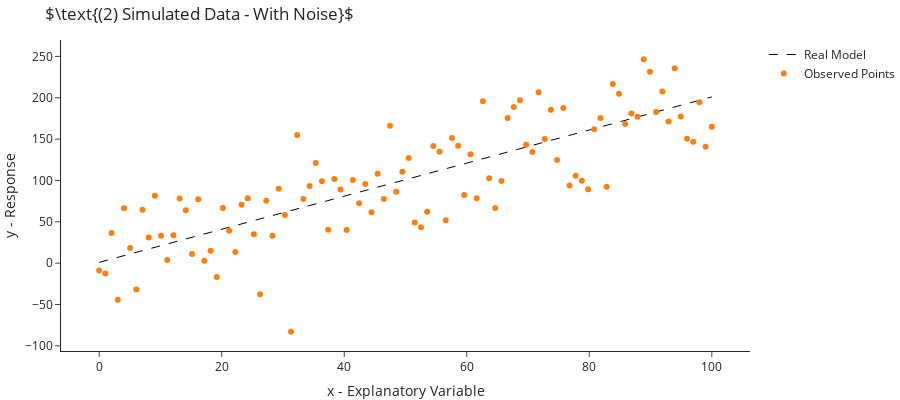

Notebook source saved alongside this figure:
### Markdown cell above
## Linear Regression With Noise
As the dataset used to fit the model lays exactly on a straight line, the estimated coefficients are the correct 
ones (up to floating point precision). Next, let us add some Gaussian noise to the data and see how it influences our 
estimation. So: 

$$\forall i \in \left[ m \right]\quad y_i=w_1\cdot x_i + w_0 + \varepsilon_i \quad s.t.\quad 
\varepsilon\sim\mathcal{N}\left(0,\sigma^2I_m\right)$$

Namely, the noise of each sample distributes by a Gaussian with zero mean and $\sigma^2$ variance, and is uncorrelated between samples.

*Notice that from now on we mark the $y$'s generated by the noise-less model with `y_`. This is so it is clear that the "real"
$y$'s observed in a given sample are noisy.*

### Code cell
if "y_" not in locals(): y_ = y
# y_ = y
epsilon = np.random.normal(loc=0, scale=40, size=len(x))
y = y_ + epsilon

fig.add_trace(go.Scatter(x=x, y=y, name="Observed Points", mode="markers", line=dict(width=1)))
fig.update_layout(title=r"$\text{(2) Simulated Data - With Noise}$")
fig.show()
